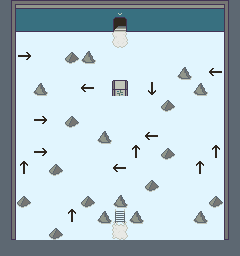

A level layout from a 2D game, rendered from its tile map. Below: a short description, then the map file with tile-grid data replaced by summaries:
An orthogonal 15x16 tile map with 16x16 px tiles, 2 tile layers (Tile Layer 1, Tile Layer 2), 8 tilesets and 7 objects (2x NPC, 2x Modifier, 2x Door).

<map version="1.9" tiledversion="1.9.0" orientation="orthogonal" renderorder="right-down" width="15" height="16" tilewidth="16" tileheight="16" infinite="0" backgroundcolor="#e1f5fe" nextlayerid="11" nextobjectid="71">
 <properties>
  <property name="action" value="(map-name &quot;XEONJIA TOWER – 11F&quot;)" />
  <property name="disable-worldmap" type="bool" value="true" />
  <property name="map-name" value="XEONJIA TOWER – 11F" />
  <property name="music" value="tower" />
 </properties>
 <tileset firstgid="1" source="../tilesets/outdoor-1.tsx" />
 <tileset firstgid="129" source="../tilesets/monsters.tsx" />
 <tileset firstgid="204" source="../tilesets/npc_common.tsx" />
 <tileset firstgid="256" source="../tilesets/outdoor-2.tsx" />
 <tileset firstgid="416" source="../tilesets/outdoor-3.tsx" />
 <tileset firstgid="544" source="../tilesets/npc_main.tsx" />
 <tileset firstgid="576" source="../tilesets/basic.tsx" />
 <tileset firstgid="600" source="../tilesets/tower.tsx" />
 <layer id="1" name="Tile Layer 1" width="15" height="16">
  <data>[240 cells, 106 non-empty, 20 distinct tile ids]</data>
 </layer>
 <objectgroup id="9" name="npc">
  <object id="63" class="NPC" gid="556" x="96" y="48" width="16" height="16">
   <properties>
    <property name="action" value="(dialog '((&quot;/&quot; &quot;I'm starting to get hungry.&quot;)))" />
    <property name="actionOnEvent">(if (visited-room "999_up")
  (delete-me))</property>
   </properties>
  </object>
  <object id="64" class="NPC" gid="572" x="80" y="48" width="16" height="16">
   <properties>
    <property name="action" value="(dialog '((&quot;/&quot; &quot;I think that this is the last floor before the King of Evil.&quot;)))" />
    <property name="actionOnEvent">(if (visited-room "999_up")
  (delete-me))</property>
   </properties>
  </object>
 </objectgroup>
 <layer id="6" name="Tile Layer 2" width="15" height="16">
  <data>[240 cells, 1 non-empty, 1 distinct tile ids]</data>
 </layer>
 <objectgroup id="8" name="items">
  <object id="68" gid="660" x="112" y="112" width="16" height="16">
   <properties>
    <property name="action">(if (= (orientation) 1)
  (if (= (get-initial-HP) 100)
    (hp-machine
      '(("fresh-water" 33 "(give-item \"fresh-water\")")
      ("pomegranate-juice" 90 "(give-item \"pomegranate-juice\")")
      ("kiwi-juice" 105 "(give-item \"kiwi-juice\")")
      ("healer" 125 "(give-item \"healer\")")
      ("healer-plus" 140 "(give-item \"healer-plus\")")
      ("hp-up-5-shop" 180 "(begin (increase-HP 5) (set-HP-diff 105))")))
    (hp-machine
      '(("fresh-water" 33 "(give-item \"fresh-water\")")
      ("pomegranate-juice" 90 "(give-item \"pomegranate-juice\")")
      ("kiwi-juice" 105 "(give-item \"kiwi-juice\")")
      ("healer" 125 "(give-item \"healer\")")
      ("healer-plus" 140 "(give-item \"healer-plus\")"))))
  (dialog '(("I can't use the HP machine from this side."))))</property>
   </properties>
  </object>
  <object id="69" class="Modifier" gid="594" x="128" y="208" width="16" height="16">
   <properties>
    <property name="moneyDelta" type="int" value="40" />
   </properties>
  </object>
  <object id="70" class="Modifier" gid="594" x="64" y="208" width="16" height="16">
   <properties>
    <property name="moneyDelta" type="int" value="65" />
   </properties>
  </object>
 </objectgroup>
 <objectgroup id="10" name="spawn points">
  <object id="54" class="Door" x="112" y="224" width="16" height="16">
   <properties>
    <property name="roomId" value="999_up" />
   </properties>
  </object>
  <object id="66" class="Door" x="112" y="32" width="16" height="16">
   <properties>
    <property name="mainDoor" type="bool" value="true" />
    <property name="roomId" value="x10" />
   </properties>
  </object>
 </objectgroup>
</map>
